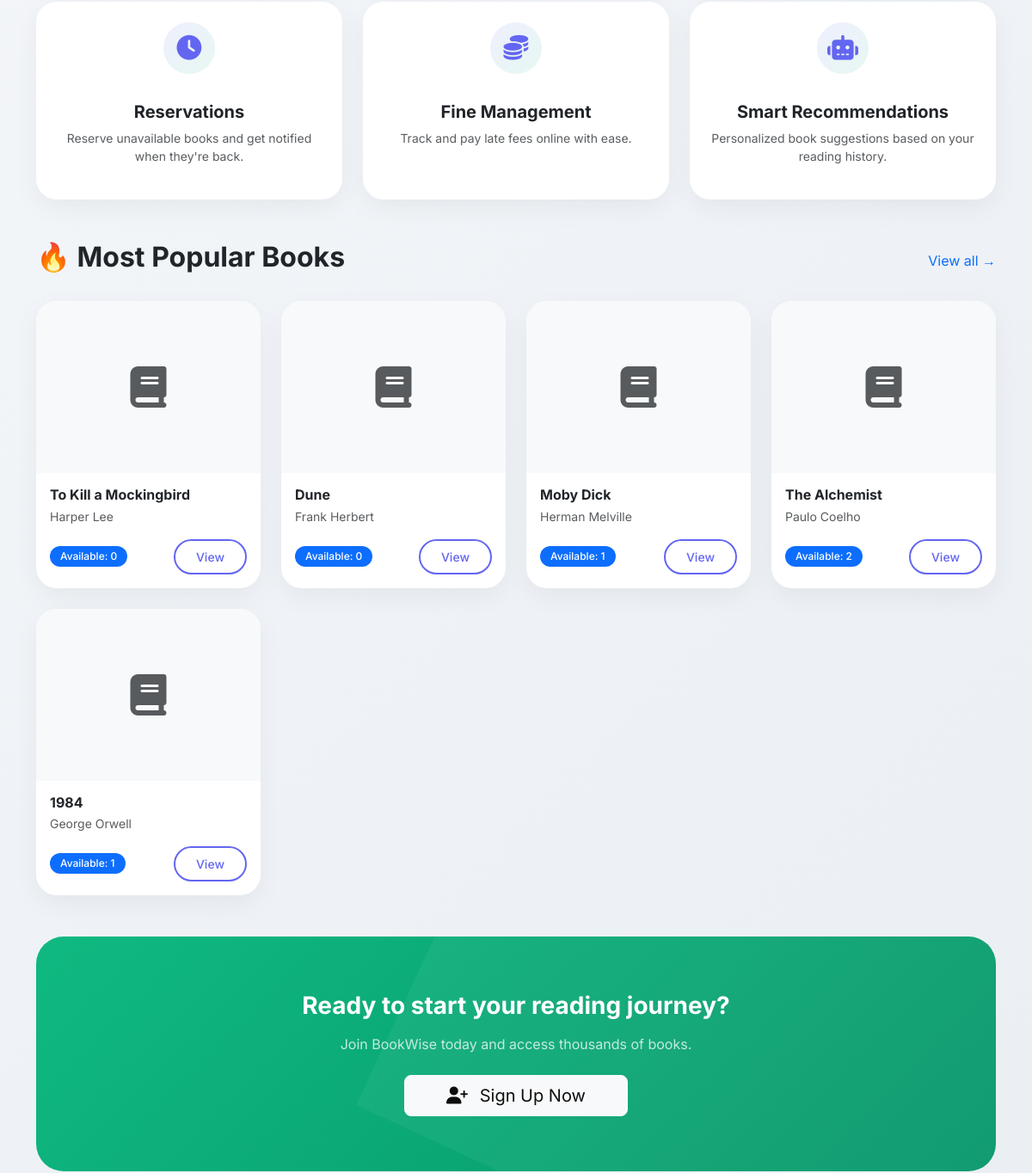
/ (middle part), run on an earlier commit of the app's database.
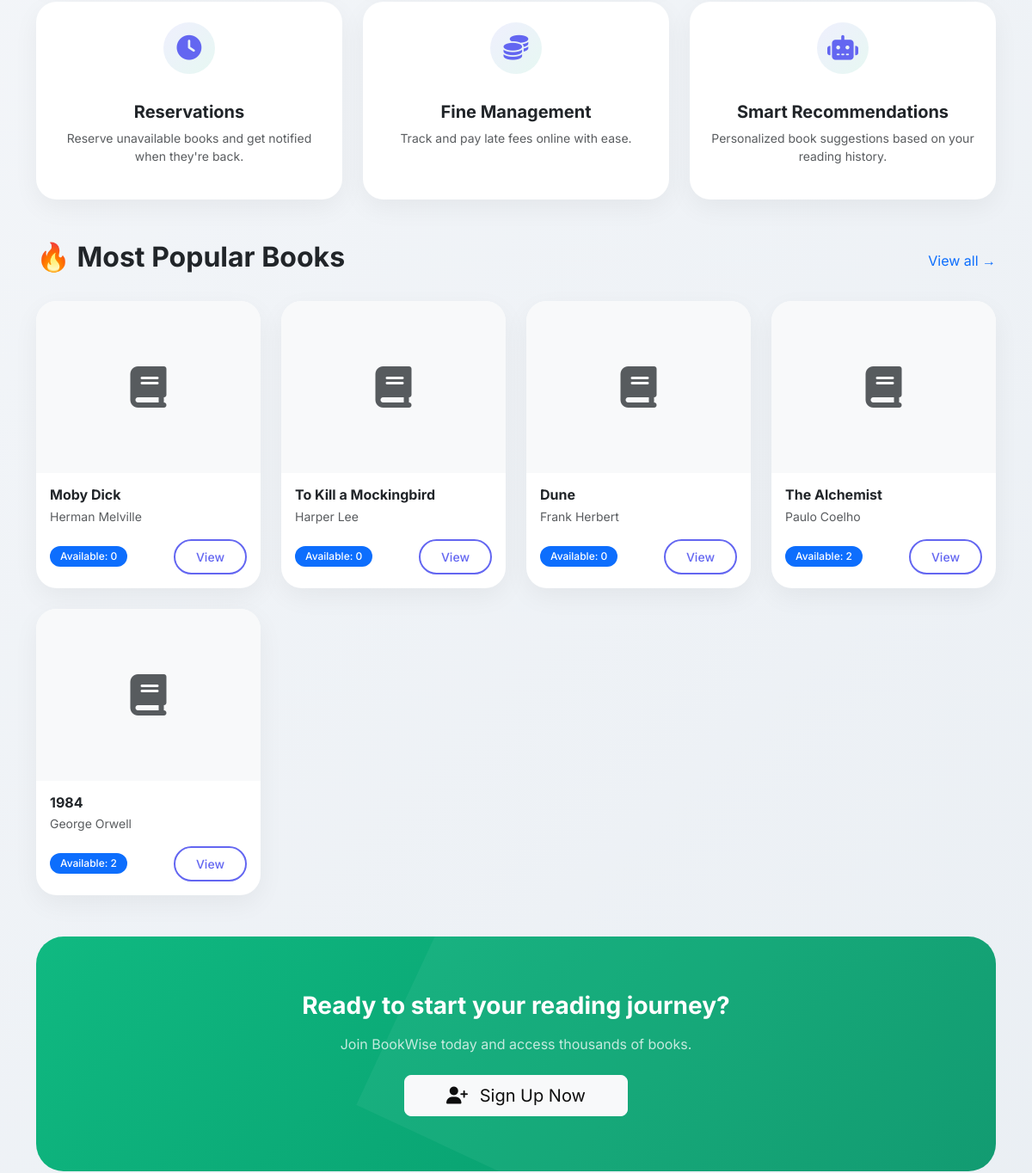
And on a later commit of the database.
### books/models.py (models this page shows, shortened)
class Book(models.Model):
    title = models.CharField(max_length=255)
    author = models.CharField(max_length=255)
    genre = models.CharField(max_length=100)
    description = models.TextField(blank=True)
    publish_year = models.PositiveIntegerField()
    isbn = models.CharField(max_length=20, unique=True)
    total_copies = models.PositiveIntegerField(default=1)
    available_copies = models.PositiveIntegerField(default=1)
    cover_image = models.ImageField(upload_to="book_covers/", blank=True)
    def __init__(self, *args, **kwargs):
        available_copies_was_provided = "available_copies" in kwargs
        super().__init__(*args, **kwargs)
        self._available_copies_was_provided = available_copies_was_provided
    def __setattr__(self, name, value):
        if name == "available_copies" and "_available_copies_was_provided" in self.__dict__:
            self.__dict__["_available_copies_was_provided"] = True
        super().__setattr__(name, value)
    class Meta:
        ordering = ["title"]
        verbose_name = "book"
        verbose_name_plural = "books"

### dashboard/views.py (the view)
# urls.py: path("", HomeView.as_view(), name="home"),
class HomeView(TemplateView):
    template_name = "home.html"
    def get_context_data(self, **kwargs):
        context = super().get_context_data(**kwargs)
        popular_books = (
            Book.objects.annotate(borrow_count=Count("borrowings"))
            .order_by("-borrow_count", "title")[:5]
        )
        context["popular_books"] = popular_books
        user = self.request.user
        context["user"] = user
        if user.is_authenticated:
            context["is_admin"] = user.is_superuser or getattr(user, "role", None) == "ADMIN"
        else:
            context["is_admin"] = False
        return context

### templates/home.html (shortened to what this page needs)
{% extends "base.html" %}
{% load static %}
{% block content %}
<section class="container mb-5">
    <div class="row g-4">
        <div class="col-md-4">
            <div class="card text-center p-4 h-100">
                <div class="stat-icon mx-auto">
                    <i class="fas fa-clock"></i>
                </div>
                <h5 class="fw-bold mt-3">Reservations</h5>
                <p class="text-muted small">Reserve unavailable books and get notified when they're back.</p>
            </div>
        </div>
        <div class="col-md-4">
            <div class="card text-center p-4 h-100">
                <div class="stat-icon mx-auto">
                    <i class="fas fa-coins"></i>
                </div>
                <h5 class="fw-bold mt-3">Fine Management</h5>
                <p class="text-muted small">Track and pay late fees online with ease.</p>
            </div>
        </div>
        <div class="col-md-4">
            <div class="card text-center p-4 h-100">
                <div class="stat-icon mx-auto">
                    <i class="fas fa-robot"></i>
                </div>
                <h5 class="fw-bold mt-3">Smart Recommendations</h5>
                <p class="text-muted small">Personalized book suggestions based on your reading history.</p>
            </div>
        </div>
    </div>
</section>
<section class="container mb-5">
    <div class="d-flex justify-content-between align-items-center mb-4">
        <h2 class="fw-bold">🔥 Most Popular Books</h2>
        <a href="{% url 'books:book_list' %}" class="text-decoration-none">View all →</a>
    </div>
    <div class="row g-4">
        {% for book in popular_books %}
        <div class="col-md-6 col-lg-3">
            <div class="card h-100">
                {% if book.cover_image %}
                <img src="{{ book.cover_image.url }}" class="card-img-top" alt="{{ book.title }}" style="height: 200px; object-fit: cover;">
                {% else %}
                <div class="bg-light d-flex align-items-center justify-content-center" style="height: 200px;">
                    <i class="fas fa-book fa-3x text-muted"></i>
                </div>
                {% endif %}
                <div class="card-body">
                    <h6 class="fw-bold mb-1">{{ book.title|truncatechars:35 }}</h6>
                    <p class="small text-muted">{{ book.author }}</p>
                    <div class="d-flex justify-content-between align-items-center mt-2">
                        <span class="badge bg-primary">Available: {{ book.available_copies }}</span>
                        <a href="{% url 'books:book_detail' book.pk %}" class="btn btn-sm btn-outline-primary">View</a>
                    </div>
                </div>
            </div>
        </div>
        {% empty %}
        <div class="col-12">
            <p class="text-muted text-center">No popular books yet.</p>
        </div>
        {% endfor %}
    </div>
</section>
{% if not user.is_authenticated %}
<section class="container mb-5">
    <div class="hero text-center" style="background: linear-gradient(135deg, var(--secondary), #059669);">
        <h3 class="fw-bold mb-3">Ready to start your reading journey?</h3>
        <p class="mb-4 opacity-75">Join BookWise today and access thousands of books.</p>
        <a href="{% url 'accounts:register' %}" class="btn btn-light btn-lg px-5">
            <i class="fas fa-user-plus me-2"></i> Sign Up Now
        </a>
    </div>
</section>
{% endif %}
{% endblock %}

What changed in the data, as far as the page shows it:
changed Book "Moby Dick": available_copies "1" → "0"; moves up the list
changed Book "George Orwell": available_copies "1" → "2"
